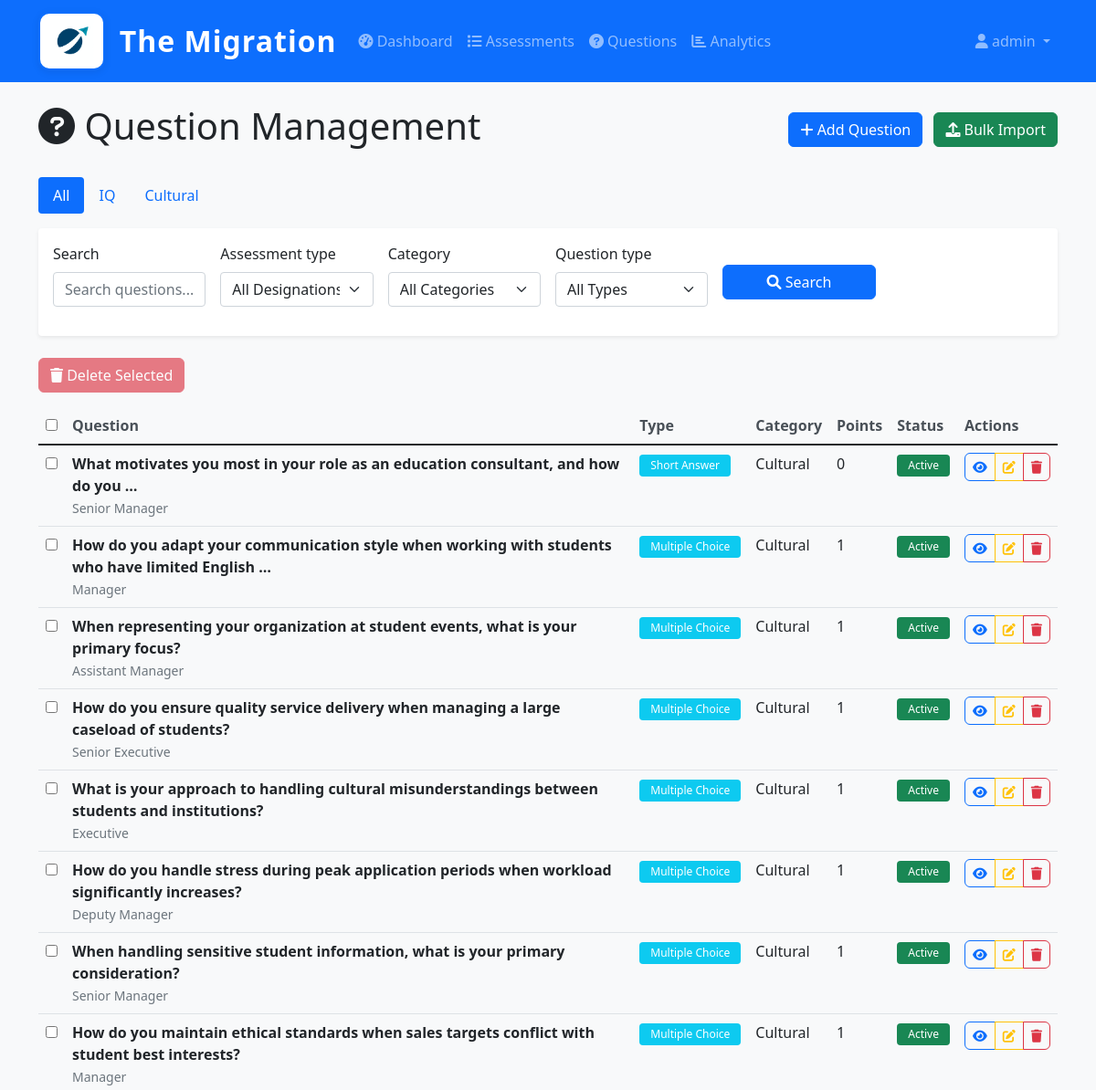
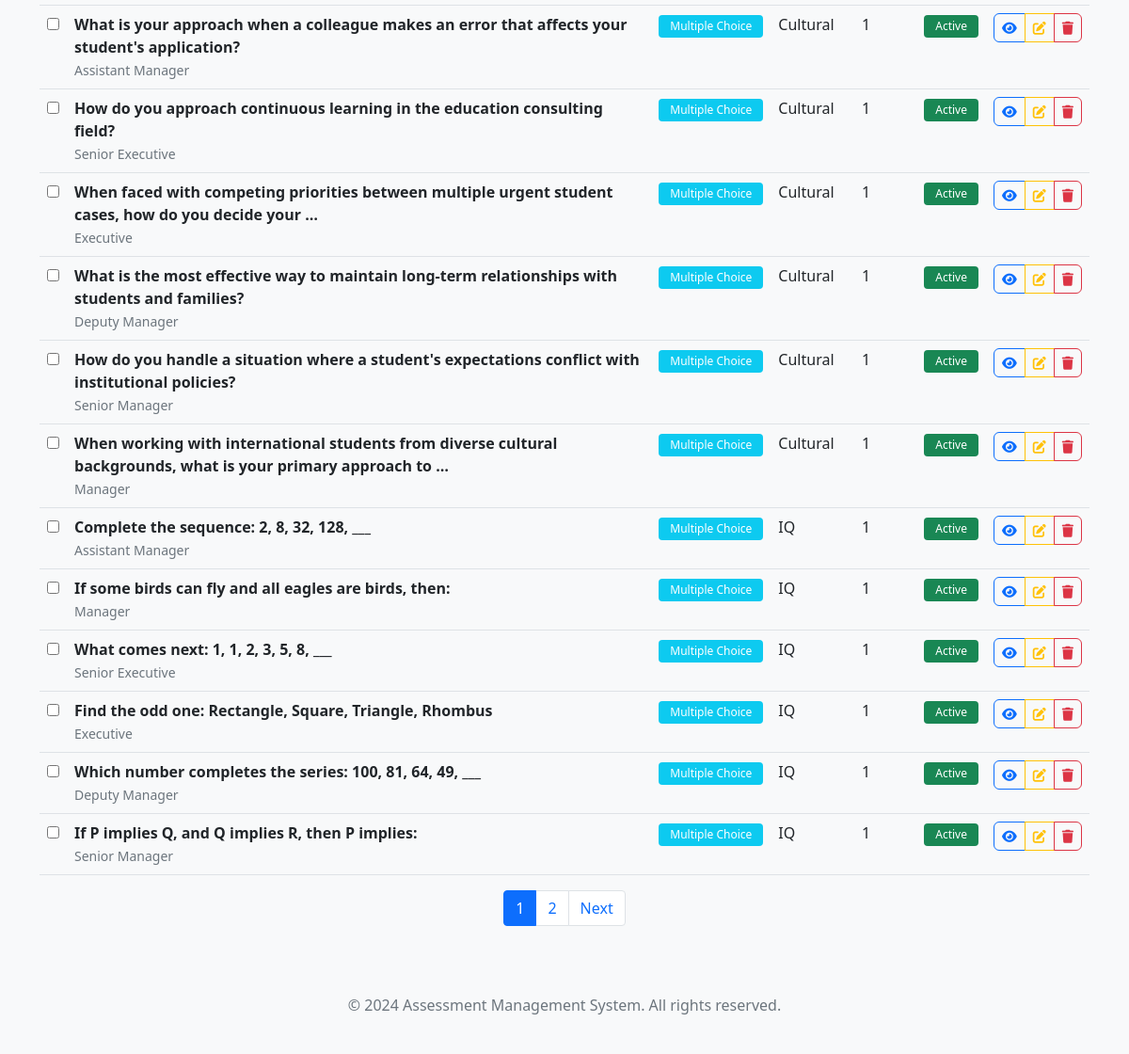
The app's page /assessments/admin/questions/ (signed in) with its own data (2 pictures, top to bottom).
### users/models.py (models this page shows, shortened)
class CustomUser(AbstractUser):
    ROLE_CHOICES = (
        ('admin', 'Admin'),
        ('hr_admin', 'HR Admin'),
        ('candidate', 'Candidate'),
        ('reviewer', 'Reviewer'),
    )
    role = models.CharField(max_length=20, choices=ROLE_CHOICES, default='candidate')
    phone = models.CharField(max_length=15, blank=True, null=True)
    department = models.CharField(max_length=100, blank=True, null=True)
    employee_id = models.CharField(max_length=50, blank=True, null=True)
    is_active = models.BooleanField(default=True)
    created_at = models.DateTimeField(auto_now_add=True)
    updated_at = models.DateTimeField(auto_now=True)
    class Meta:
        verbose_name = 'User'
        verbose_name_plural = 'Users'

### assessments/models.py (models this page shows, shortened)
class Question(models.Model):
    QUESTION_TYPES = [
        ('MCQ', 'Multiple Choice'),
        ('TF', 'True/False'),
        ('SA', 'Short Answer'),
    ]
    assessment_type = models.ForeignKey(Designation, on_delete=models.CASCADE, related_name='questions')
    category = models.ForeignKey(QuestionCategory, on_delete=models.CASCADE, related_name='questions', null=True, blank=True)
    text = models.TextField()
    question_type = models.CharField(max_length=3, choices=QUESTION_TYPES)
    options = models.JSONField(null=True, blank=True, help_text="For MCQ: list of options")
    correct_answer = models.TextField()
    explanation = models.TextField(blank=True, help_text="Explanation for the correct answer")
    points = models.PositiveIntegerField(default=1, help_text="Points for this question")
    is_active = models.BooleanField(default=True)
    created_at = models.DateTimeField(auto_now_add=True)
    updated_at = models.DateTimeField(auto_now=True)
    class Meta:
        verbose_name = 'Question'
        verbose_name_plural = 'Questions'

class Designation(models.Model):
    name = models.CharField(max_length=100, unique=True)
    description = models.TextField(blank=True)
    is_active = models.BooleanField(default=True)
    created_at = models.DateTimeField(auto_now_add=True)
    updated_at = models.DateTimeField(auto_now=True)
    class Meta:
        verbose_name = 'Designation'
        verbose_name_plural = 'Designations'
    def __str__(self):
        return self.name

class QuestionCategory(models.Model):
    name = models.CharField(max_length=100)
    description = models.TextField(blank=True)
    assessment_type = models.ForeignKey(Designation, on_delete=models.CASCADE, related_name='categories')
    class Meta:
        verbose_name = 'Question Category'
        verbose_name_plural = 'Question Categories'
        unique_together = ['name', 'assessment_type']
    def __str__(self):
        return f"{self.name} - {self.assessment_type.name}"

### assessments/views.py (the view)
    def wrapper(request, *args, **kwargs):
        if not request.user.is_authenticated:
            return HttpResponseRedirect(reverse('admin_login'))
        if not is_authorized_admin(request.user):
            messages.error(request, 'Access denied. Only authorized administrators can access this system.')
            return HttpResponseRedirect(reverse('admin_login'))
        return view_func(request, *args, **kwargs)

### assessments/forms.py
class QuestionSearchForm(forms.Form):
    assessment_type = forms.ModelChoiceField(
        queryset=Designation.objects.all(),
        required=False,
        empty_label="All Designations"
    )
    category = forms.ModelChoiceField(
        queryset=QuestionCategory.objects.all(),
        required=False,
        empty_label="All Categories"
    )
    question_type = forms.ChoiceField(
        choices=[('', 'All Types')] + Question.QUESTION_TYPES,
        required=False
    )
    search = forms.CharField(required=False, widget=forms.TextInput(attrs={'placeholder': 'Search questions...'}))
    def __init__(self, *args, **kwargs):
        super().__init__(*args, **kwargs)
        self.fields['assessment_type'].queryset = Designation.objects.all()
        self.fields['category'].queryset = QuestionCategory.objects.all()

### assessments/views.py (called while the page is built)
def is_authorized_admin(user):
    return (user.is_authenticated and
            user.role == 'admin' and
            user.email in AUTHORIZED_ADMIN_EMAILS)

def admin_required(view_func):
    def wrapper(request, *args, **kwargs):
        if not request.user.is_authenticated:
            return HttpResponseRedirect(reverse('admin_login'))
        if not is_authorized_admin(request.user):
            messages.error(request, 'Access denied. Only authorized administrators can access this system.')
            return HttpResponseRedirect(reverse('admin_login'))
        return view_func(request, *args, **kwargs)
    return wrapper

### assessments/templates/assessments/question_list.html (shortened to what this page needs)
{% extends 'base.html' %}
{% load crispy_forms_tags %}
{% block content %}
<div class="row">
    <div class="col-12">
        <div class="d-flex justify-content-between align-items-center mb-4">
            <h1><i class="fas fa-question-circle"></i> Question Management</h1>
            <div>
                <a href="{% url 'assessments:question_create' %}" class="btn btn-primary">
                    <i class="fas fa-plus"></i> Add Question
                </a>
                <a href="{% url 'assessments:bulk_import_questions' %}" class="btn btn-success ms-2">
                    <i class="fas fa-upload"></i> Bulk Import
                </a>
            </div>
        </div>
    </div>
</div>
<div class="row mb-3">
    <div class="col-12">
        <ul class="nav nav-pills">
            <li class="nav-item">
                <a class="nav-link {% if not selected_category_id %}active{% endif %}" href="?">All</a>
            </li>
            <li class="nav-item">
                <a class="nav-link {% if selected_category_id == iq_category_id %}active{% endif %}" href="?category={{ iq_category_id }}">IQ</a>
            </li>
            <li class="nav-item">
                <a class="nav-link {% if selected_category_id == cultural_category_id %}active{% endif %}" href="?category={{ cultural_category_id }}">Cultural</a>
            </li>
        </ul>
    </div>
</div>
<div class="row mb-4">
    <div class="col-12">
        <div class="card">
            <div class="card-body">
                <form method="get" class="row g-3">
                    <div class="col-md-2">
                        {{ form.search|as_crispy_field }}
                    </div>
                    <div class="col-md-2">
                        {{ form.assessment_type|as_crispy_field }}
                    </div>
                    <div class="col-md-2">
                        {{ form.category|as_crispy_field }}
                    </div>
                    <div class="col-md-2">
                        {{ form.question_type|as_crispy_field }}
                    </div>
                    <div class="col-md-2">
                        <button type="submit" class="btn btn-primary mt-4 w-100">
                            <i class="fas fa-search"></i> Search
                        </button>
                    </div>
                </form>
            </div>
        </div>
    </div>
</div>
{% if page_obj %}
<form id="bulk-delete-form" method="post" action="{% url 'assessments:bulk_delete_questions' %}">
    <div class="d-flex justify-content-between align-items-center mb-3">
        <button type="submit" class="btn btn-danger" id="delete-selected-btn" disabled>
            <i class="fas fa-trash"></i> Delete Selected
        </button>
    </div>
    <div class="table-responsive">
        <table class="table table-hover">
            <thead>
                <tr>
                    <th><input type="checkbox" id="select-all-questions"></th>
                    <th>Question</th>
                    <th>Type</th>
                    <th>Category</th>
                    <th>Points</th>
                    <th>Status</th>
                    <th>Actions</th>
                </tr>
            </thead>
            <tbody>
                {% for question in page_obj %}
                <tr>
                    <td><input type="checkbox" name="question_ids" value="{{ question.id }}" class="select-question"></td>
                    <td>
                        <strong>{{ question.text|truncatewords:15 }}</strong>
                        <br><small class="text-muted">{{ question.assessment_type.name }}</small>
                    </td>
                    <td>
                        <span class="badge bg-info">{{ question.get_question_type_display }}</span>
                    </td>
                    <td>{{ question.category.name|default:"-" }}</td>
                    <td>{{ question.points }}</td>
                    <td>
                        <span class="badge bg-{% if question.is_active %}success{% else %}secondary{% endif %}">
                            {% if question.is_active %}Active{% else %}Inactive{% endif %}
                        </span>
                    </td>
                    <td>
                        <div class="btn-group" role="group">
                            <a href="{% url 'assessments:question_detail' question.id %}" class="btn btn-sm btn-outline-primary" title="View Details">
                                <i class="fas fa-eye"></i>
                            </a>
                            <a href="{% url 'assessments:question_edit' question.id %}" class="btn btn-sm btn-outline-warning" title="Edit Question">
                                <i class="fas fa-edit"></i>
                            </a>
                            <a href="{% url 'assessments:question_delete' question.id %}" class="btn btn-sm btn-outline-danger" title="Delete Question">
                                <i class="fas fa-trash"></i>
                            </a>
                        </div>
                    </td>
                </tr>
                {% endfor %}
            </tbody>
        </table>
    </div>
    {% if page_obj.has_other_pages %}
    <nav aria-label="Question pagination">
        <ul class="pagination justify-content-center">
            {% for num in page_obj.paginator.page_range %}
                {% if page_obj.number == num %}
                    <li class="page-item active">
                        <span class="page-link">{{ num }}</span>
                    </li>
                {% elif num > page_obj.number|add:'-3' and num < page_obj.number|add:'3' %}
                    <li class="page-item">
                        <a class="page-link" href="?page={{ num }}">{{ num }}</a>
                    </li>
                {% endif %}
            {% endfor %}
            {% if page_obj.has_next %}
                <li class="page-item">
                    <a class="page-link" href="?page={{ page_obj.next_page_number }}">Next</a>
                </li>
            {% endif %}
        </ul>
    </nav>
    {% endif %}
</form>
{% endif %}
{% endblock %}

### templates/base.html (shortened to what this page needs)
{% load static %}
<!DOCTYPE html>
<html lang="en">
<head>
    <link href="https://cdn.jsdelivr.net/npm/bootstrap@5.1.3/dist/css/bootstrap.min.css" rel="stylesheet">
    <link href="https://cdnjs.cloudflare.com/ajax/libs/font-awesome/6.0.0/css/all.min.css" rel="stylesheet">
    <link href="{% static 'css/style.css' %}" rel="stylesheet">
</head>
<body>
    <nav class="navbar navbar-expand-lg navbar-dark bg-primary">
        <div class="container">
            <a class="navbar-brand d-flex align-items-center" href="{% url 'home' %}">
                <img src="{% static 'images/logo.png' %}" alt="The Migration Logo" style="height:64px; width:auto; margin-right:16px; background: #fff; border-radius: 12px; box-shadow: 0 2px 8px rgba(0,0,0,0.08); padding: 6px; border: 2px solid #0d6efd;">
                <span class="fs-2 fw-bold text-white" style="letter-spacing:1px;">The Migration</span>
            </a>
            <div class="collapse navbar-collapse" id="navbarNav">
                <ul class="navbar-nav me-auto">
                    {% if user.is_authenticated %}
                        {% if user.role == 'admin' %}
                            <li class="nav-item">
                                <a class="nav-link" href="{% url 'assessments:admin_dashboard' %}">
                                    <i class="fas fa-tachometer-alt"></i> Dashboard
                                </a>
                            </li>
                            <li class="nav-item">
                                <a class="nav-link" href="{% url 'assessments:assessment_list' %}">
                                    <i class="fas fa-list"></i> Assessments
                                </a>
                            </li>
                            <li class="nav-item">
                                <a class="nav-link" href="{% url 'assessments:question_list' %}">
                                    <i class="fas fa-question-circle"></i> Questions
                                </a>
                            </li>
                            <li class="nav-item">
                                <a class="nav-link" href="{% url 'assessments:analytics' %}">
                                    <i class="fas fa-chart-bar"></i> Analytics
                                </a>
                            </li>
                        {% elif user.role == 'candidate' %}
                            <li class="nav-item">
                                <a class="nav-link" href="{% url 'assessments:candidate_portal' %}">
                                    <i class="fas fa-home"></i> Portal
                                </a>
                            </li>
                        {% endif %}
                    {% endif %}
                </ul>
                <ul class="navbar-nav">
                    {% if user.is_authenticated %}
                        <li class="nav-item dropdown">
                            <a class="nav-link dropdown-toggle" href="#" id="navbarDropdown" role="button" data-bs-toggle="dropdown">
                                <i class="fas fa-user"></i> {{ user.username }}
                            </a>
                        </li>
                    {% else %}
                        <li class="nav-item">
                            <a class="nav-link" href="{% url 'users:login' %}">
                                <i class="fas fa-sign-in-alt"></i> Login
                            </a>
                        </li>
                    {% endif %}
                </ul>
            </div>
        </div>
    </nav>
    <main class="container mt-4">
        {% block content %}{% endblock %}
    </main>
    <footer class="bg-light text-center text-muted py-4 mt-5">
        <div class="container">
            <p>&copy; 2024 Assessment Management System. All rights reserved.</p>
        </div>
    </footer>
</body>
</html>

### static/css/style.css (style rules this page uses)
body { background-color: #f8f9fa; }
.card { border: none; box-shadow: 0 0.125rem 0.25rem rgba(0, 0, 0, 0.075); transition: box-shadow 0.15s ease-in-out; }
.navbar-brand { font-weight: 600; }
.navbar-nav .nav-link { font-weight: 500; }
.btn { border-radius: 0.375rem; font-weight: 500; }
.btn-sm { padding: 0.25rem 0.5rem; font-size: 0.875rem; }
.table th { border-top: none; font-weight: 600; color: #495057; }
.badge { font-weight: 500; padding: 0.375rem 0.75rem; }

### records on screen
CustomUser: username "admin"
Question: text "What motivates you most in your role as an education consultant, and how do you …", assessment_type.name "Senior Manager", question_type "Short Answer", category.name "Cultural", points "0", is_active "Active"
Question: text "How do you adapt your communication style when working with students who have limited English …", assessment_type.name "Manager", question_type "Multiple Choice", category.name "Cultural", points "1", is_active "Active"
Question: text "When representing your organization at student events, what is your primary focus?", assessment_type.name "Assistant Manager", question_type "Multiple Choice", category.name "Cultural", points "1", is_active "Active"
Question: text "How do you ensure quality service delivery when managing a large caseload of students?", assessment_type.name "Senior Executive", question_type "Multiple Choice", category.name "Cultural", points "1", is_active "Active"
Question: text "What is your approach to handling cultural misunderstandings between students and institutions?", assessment_type.name "Executive", question_type "Multiple Choice", category.name "Cultural", points "1", is_active "Active"
Question: text "How do you handle stress during peak application periods when workload significantly increases?", assessment_type.name "Deputy Manager", question_type "Multiple Choice", category.name "Cultural", points "1", is_active "Active"
Question: text "When handling sensitive student information, what is your primary consideration?", assessment_type.name "Senior Manager", question_type "Multiple Choice", category.name "Cultural", points "1", is_active "Active"
Question: text "How do you maintain ethical standards when sales targets conflict with student best interests?", assessment_type.name "Manager", question_type "Multiple Choice", category.name "Cultural", points "1", is_active "Active"
Question: text "What is your approach when a colleague makes an error that affects your student's application?", assessment_type.name "Assistant Manager", question_type "Multiple Choice", category.name "Cultural", points "1", is_active "Active"
Question: text "How do you approach continuous learning in the education consulting field?", assessment_type.name "Senior Executive", question_type "Multiple Choice", category.name "Cultural", points "1", is_active "Active"
Question: text "When faced with competing priorities between multiple urgent student cases, how do you decide your …", assessment_type.name "Executive", question_type "Multiple Choice", category.name "Cultural", points "1", is_active "Active"
Question: text "What is the most effective way to maintain long-term relationships with students and families?", assessment_type.name "Deputy Manager", question_type "Multiple Choice", category.name "Cultural", points "1", is_active "Active"
Question: text "How do you handle a situation where a student's expectations conflict with institutional policies?", assessment_type.name "Senior Manager", question_type "Multiple Choice", category.name "Cultural", points "1", is_active "Active"
Question: text "When working with international students from diverse cultural backgrounds, what is your primary approach to …", assessment_type.name "Manager", question_type "Multiple Choice", category.name "Cultural", points "1", is_active "Active"
Question: text "Complete the sequence: 2, 8, 32, 128, ___", assessment_type.name "Assistant Manager", question_type "Multiple Choice", category.name "IQ", points "1", is_active "Active"
Question: text "If some birds can fly and all eagles are birds, then:", assessment_type.name "Manager", question_type "Multiple Choice", category.name "IQ", points "1", is_active "Active"
Question: text "What comes next: 1, 1, 2, 3, 5, 8, ___", assessment_type.name "Senior Executive", question_type "Multiple Choice", category.name "IQ", points "1", is_active "Active"
Question: text "Find the odd one: Rectangle, Square, Triangle, Rhombus", assessment_type.name "Executive", question_type "Multiple Choice", category.name "IQ", points "1", is_active "Active"
Question: text "Which number completes the series: 100, 81, 64, 49, ___", assessment_type.name "Deputy Manager", question_type "Multiple Choice", category.name "IQ", points "1", is_active "Active"
Question: text "If P implies Q, and Q implies R, then P implies:", assessment_type.name "Senior Manager", question_type "Multiple Choice", category.name "IQ", points "1", is_active "Active"

### other values on screen
{{ num }} "1"
{{ num }} "2"
